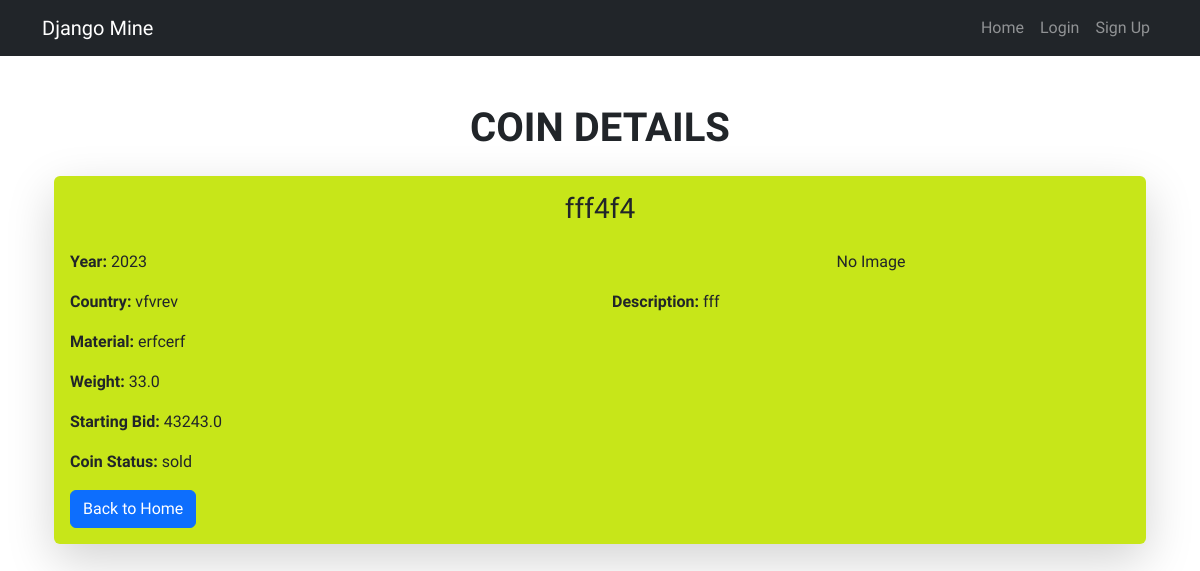
Page /coin/5/ on the earlier database version.
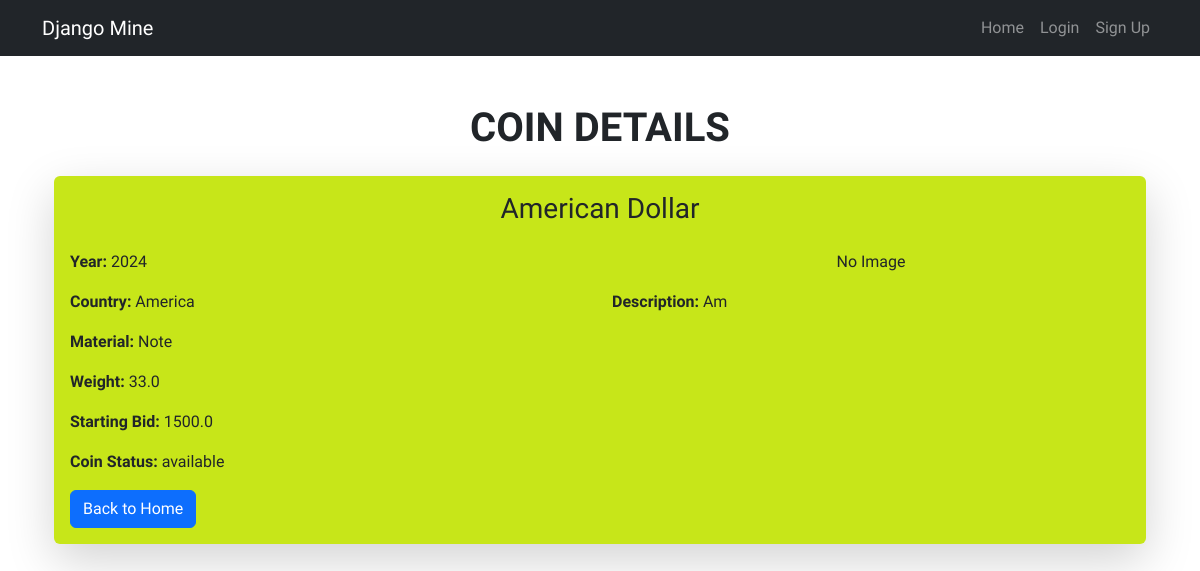
Same page on the later database version.
### apps/models.py (models this page shows, shortened)
class Coin(models.Model):
    STATUS_CHOICES = (
        ('Select', 'Select'),  # Placeholder option
        ('available', 'Available'),
        ('sold', 'Sold'),
        ('pending', 'Pending'),
    )
    coin_id = models.AutoField(primary_key=True)  # Auto-incrementing primary key
    coin_image = models.ImageField(upload_to='coin_images/', null=True, blank=True)   # Image field to store coin image
    coin_name = models.CharField(max_length=100)  # Char field for coin name
    coin_desc = models.TextField()  # Text field for coin description
    coin_year = models.IntegerField()  # Integer field for coin year
    coin_country = models.CharField(max_length=50)  # Char field for coin country
    coin_material = models.CharField(max_length=50)  # Char field for coin material
    coin_weight = models.FloatField()  # Float field for coin weight
    starting_bid = models.FloatField()  # Float field for starting bid
    coin_status = models.CharField(max_length=50, choices=STATUS_CHOICES)  # Char field with choices for coin status
    created_by_id = models.IntegerField(null=True, blank=True)

### apps/views.py (the view)
# urls.py: path('coin/<int:coin_id>/', coin_details, name='coin-details'),  # URL for the coin details page
def coin_details(request, coin_id):
    coin = get_object_or_404(Coin, pk=coin_id)
    return render(request, 'coin_details.html', {'coin': coin})

### apps/templates/coin_details.html
{% extends "base.html" %}
{% load bootstrap4 %}
{% block content %}
    <div class="container mt-5">
        <h1 class="text-center mb-4"><strong>COIN DETAILS</strong></h1>
        <div class="row justify-content-center">
            <div class="col-md-12">
                <div class="card border-0 shadow-lg" style="background-color: #c7e619;">
                    <div class="card-body">
                        <h3 class="card-title text-center mb-4">{{ coin.coin_name }}</h3>
                        <div class="row">
                            <div class="col-md-6">
                                <p class="card-text"><strong>Year:</strong> {{ coin.coin_year }}</p>
                                <p class="card-text"><strong>Country:</strong> {{ coin.coin_country }}</p>
                                <p class="card-text"><strong>Material:</strong> {{ coin.coin_material }}</p>
                                <p class="card-text"><strong>Weight:</strong> {{ coin.coin_weight }}</p>
                                <p class="card-text"><strong>Starting Bid:</strong> {{ coin.starting_bid }}</p>
                                <p class="card-text"><strong>Coin Status:</strong> {{ coin.coin_status }}</p>
                                <a href="{% url 'apps:home' %}" class="btn btn-primary">Back to Home</a>
                            </div>
                            <div class="col-md-6">
                                {% if coin.coin_image %}
                                <p class="text-center"><img src="{{ coin.coin_image.url }}" alt="{{ coin.coin_name }}" class="img-fluid rounded"></p>
                                {% else %}
                                <p class="text-center">No Image</p>
                                {% endif %}
                                <p class="card-text"><strong>Description:</strong> {{ coin.coin_desc }}</p>
                            </div>
                        </div>
                    </div>
                </div>
            </div>
        </div>
    </div>
{% endblock content %}

### apps/templates/base.html (shortened to what this page needs)
<!DOCTYPE html>
<html lang="en">
<head>
    <link href="https://stackpath.bootstrapcdn.com/bootstrap/4.5.2/css/bootstrap.min.css" rel="stylesheet">
    <link href="https://cdn.jsdelivr.net/npm/bootstrap@5.3.0-alpha1/dist/css/bootstrap.min.css" rel="stylesheet">
</head>
<body style="font-family: 'Mulish', sans-serif;">
<nav class="navbar navbar-expand-lg navbar-dark bg-dark">
  <div class="container">
    <a class="navbar-brand" href="{% url 'apps:home' %}">Django Mine</a>
    <div class="collapse navbar-collapse" id="navbarNav">
      <ul class="navbar-nav ml-auto">
        <li class="nav-item">
          <a class="nav-link" href="{% url 'apps:home' %}">Home</a>
        </li>
        {% if user.is_authenticated %}
        <li class="nav-item">
          <a class="nav-link" href="{% url 'apps:view_profile' %}">My Profile</a>
        </li>
        <li class="nav-item">
          <a class="nav-link" href="{% url 'apps:edit_profile' %}">Edit Profile</a>
        </li>
        <li class="nav-item">
          <a class="nav-link" href="{% url 'apps:password_change' %}">Change Password</a>
        </li>
        <li class="nav-item">
          <a class="nav-link" href="{% url 'apps:logout' %}">Logout</a>
        </li>
        {% else %}
        <li class="nav-item">
          <a class="nav-link" href="{% url 'apps:login' %}">Login</a>
        </li>
        <li class="nav-item">
          <a class="nav-link" href="{% url 'apps:authView' %}">Sign Up</a>
        </li>
        {% endif %}
      </ul>
    </div>
  </div>
</nav>
<div class="container">
    {% block content %}{% endblock content %}
</div>
</body>
</html>

Differences in the rows shown:
changed Coin: coin_name "fff4f4" → "American Dollar"; coin_year "2023" → "2024"; coin_country "vfvrev" → "America"; coin_material "erfcerf" → "Note"; starting_bid "43243.0" → "1500.0"; coin_status "sold" → "available"; coin_desc "fff" → "Am"
